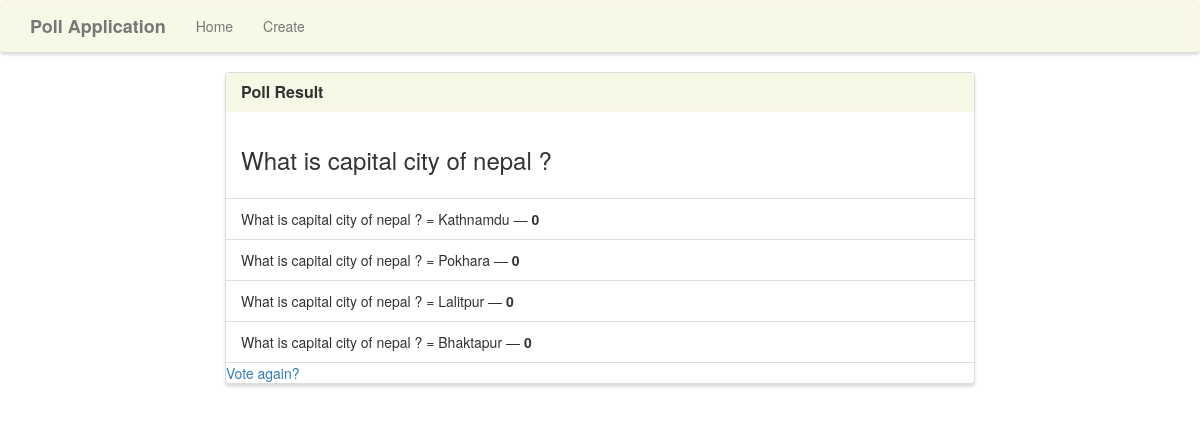
/polls/12/results/, run on an earlier commit of the app's database.
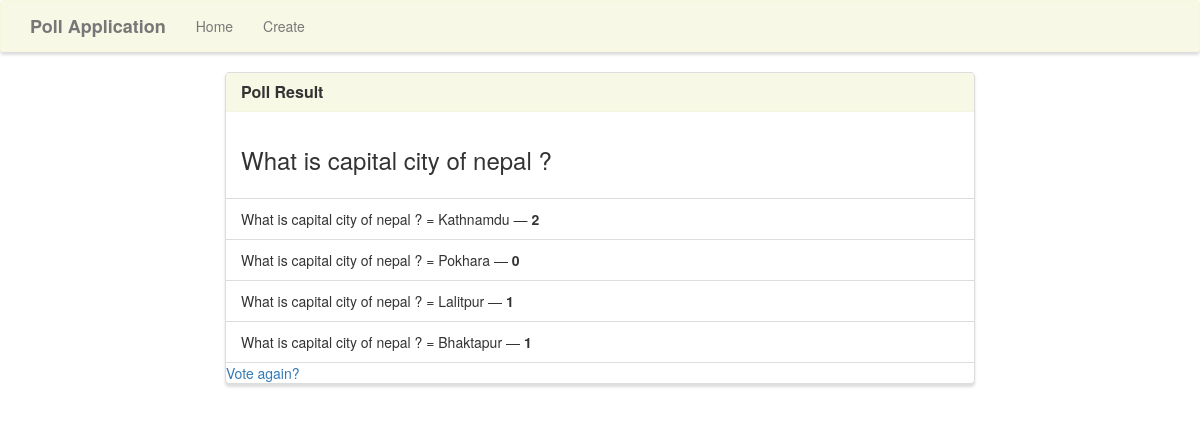
And on a later commit of the database.
### polls/models.py (models this page shows, shortened)
class Question(models.Model):
    question_text = models.CharField(max_length=200)
    pub_date = models.DateTimeField("date published",auto_now_add=True)

class Choice(models.Model):
    question = models.ForeignKey(Question, on_delete=models.CASCADE)
    choice_text = models.CharField(max_length=200)
    votes = models.IntegerField(default=0)
    def __str__(self):
        return self.question.question_text + " = "+self.choice_text

### polls/views.py (the view)
# urls.py: path("<int:pk>/results/", views.ResultsView.as_view(), name="results"),
class ResultsView(generic.DetailView):
    model = Question
    template_name = "polls/results.html"

### polls/templates/polls/results.html (shortened to what this page needs)
{% extends "polls/base.html" %}
{% block main %}
<div class="row">
    <div class="col-lg-8 col-lg-offset-2">
        <div class="panel panel-default">
            <div class="panel-heading">
                <h3 class="panel-title">Poll Result</h3>
            </div>
            <div class="panel-body">
                <h3>{{question.question_text}}</h3>
            </div>
            <ul class="list-group">
                {% for choice in question.choice_set.all %}
                <li class="list-group-item">{{choice}} &mdash; <strong>{{choice.votes}}</strong></li>
            {% endfor %}
            </ul>
            <a href="{% url 'polls:detail' question.id %}">Vote again?</a>
        </div>
    </div>
</div>
{% endblock %}

### polls/templates/polls/base.html (shortened to what this page needs)
{% load static %}
<!DOCTYPE html>
<html lang="en">
    <head>
        <link rel="stylesheet" href="https://maxcdn.bootstrapcdn.com/bootstrap/3.3.7/css/bootstrap.min.css">
        <link rel="stylesheet" type="text/css" href="{% static 'style.css' %}" />
    </head>
    <body>
        <nav class="navbar navbar-default" role="navigation">
            <div class="container">
                <div class="navbar-header">
                    <a class="navbar-brand" href="{% url 'polls:index' %}">Poll Application</a>
                </div>
                <div class="collapse navbar-collapse navbar-ex1-collapse">
                    <ul class="nav navbar-nav">
                        <li><a href="{% url 'polls:index' %}">Home</a></li>
                        <li><a href="{% url 'polls:create' %}">Create</a></li>
                    </ul>
                </div>
            </div>
        </nav>
        <div class="container">
            {% block main %}{% endblock %}
        </div>
    </body>
</html>

### polls/static/style.css (style rules this page uses)
.navbar-default { background-color: rgba(245, 245, 220, .7); border-color: rgba(245, 245, 220, .6); box-shadow: 0px 3px 3px 0px #ddd; }
.panel-default > .panel-heading { color: #333; background-color: rgba(245, 245, 220, .7); border-color: rgba(245, 245, 220, .6); border-top-left-radius: 0; border-top-right-radius: 0; }
.panel { box-shadow: 0px 3px 3px 0px #ddd; }
a.navbar-brand, .panel-title { font-weight: bolder; }

What changed in the data, as far as the page shows it:
changed Choice "What is capital city of nepal ? = Kathnamdu": votes "0" → "2"
changed Choice "What is capital city of nepal ? = Lalitpur": votes "0" → "1"
changed Choice "What is capital city of nepal ? = Bhaktapur": votes "0" → "1"
